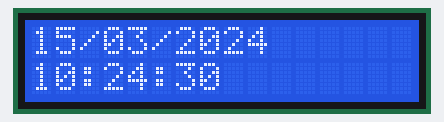
Bench run of a sketch on a simulated Arduino Uno, built with avr-gcc and run on an emulated ATmega328P. On the bench: 16×2 character LCD. The local clock reads 2024-03-15 10:24:30 at power-on unless the sketch sets it.

Above: at 0.1 s.
At 4.1 s:
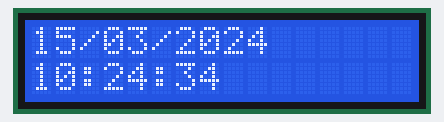
At 9.1 s:
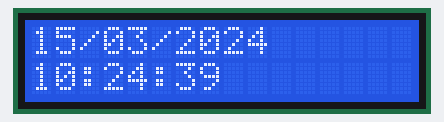
At 18.1 s:
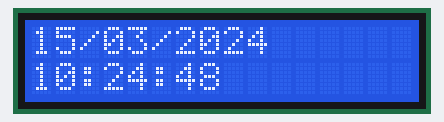
At 27.1 s:
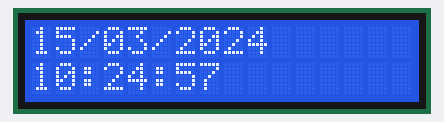
At 37.1 s:
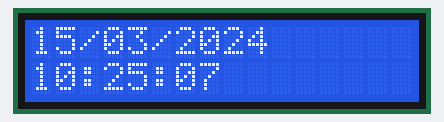

The sketch:

Q32a_RTC_LCD.ino
```cpp
#include <Wire.h>
#include <LCD.h>
#include <LiquidCrystal_I2C.h>
#include "RTClib.h"

RTC_DS1307 rtc;
LiquidCrystal_I2C lcd(0x27, 2, 1, 0, 4, 5, 6, 7, 3, POSITIVE);

void setup(){
  lcd.begin(16,2);
  lcd.home();

  rtc.begin();
  if (! rtc.isrunning()) lcd.print("RTC is NOT running!");
}

void loop(){

  DateTime now = rtc.now();

  char buf[20];

  lcd.home();
  sprintf(buf, "%02d/%02d/%02d  ", now.day(), now.month(), now.year());
  lcd.print(buf);
  lcd.setCursor(0,1);
  sprintf(buf, "%02d:%02d:%02d  ", now.hour(), now.minute(), now.second());
  lcd.print(buf);

  delay(50);
}
```

Measured:
- what the display in image 1 shows lasts 1.1 s, from 4.0 s to 5.1 s
- what the display in image 2 shows lasts 1.0 s, from 9.1 s to 10.1 s
